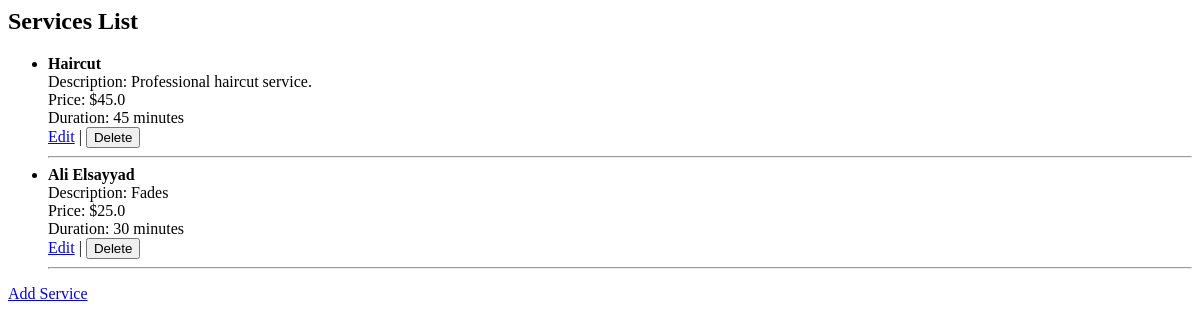
/admin/services, run on an earlier commit of the app's database.
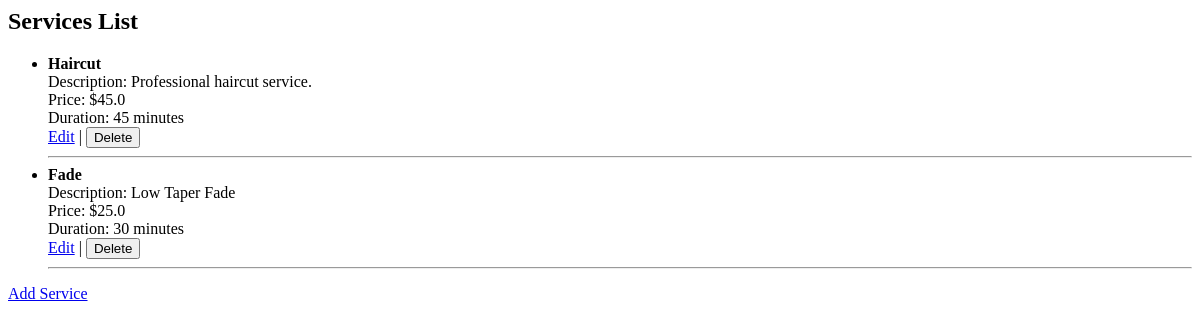
And on a later commit of the database.
### app/models/service.py (models this page shows, shortened)
class Service(db.Model):
    id = db.Column(db.Integer, primary_key=True)
    name = db.Column(db.String(100), nullable=False)
    description = db.Column(db.Text)
    price = db.Column(db.Float, nullable=False)
    duration_minutes = db.Column(db.Integer)

### app/routes/admin.py (the view)
@admin_bp.route("/admin/services")
def list_services():
    services = Service.query.all()
    return render_template("admin/services.html", services=services)

### app/templates/admin/services.html
<h2>Services List</h2>
<ul>
    {% for service in services %}
        <li>
            <strong>{{ service.name }}</strong><br>
            Description: {{ service.description }}<br>
            Price: ${{ service.price }}<br>
            Duration: {{ service.duration_minutes }} minutes
            <br>
            <a href="{{ url_for('admin.edit_service', service_id=service.id) }}">Edit</a>
            |
            <form method="POST" action="{{ url_for('admin.delete_service', service_id=service.id) }}" style="display:inline;">
                <button type="submit">Delete</button>
            </form>
        </li>
        <hr>
    {% endfor %}
</ul>
<a href="{{ url_for('admin.add_service') }}">Add Service</a>

What changed in the data, as far as the page shows it:
changed Service: name "Ali Elsayyad" → "Fade"; description "Fades" → "Low Taper Fade"
